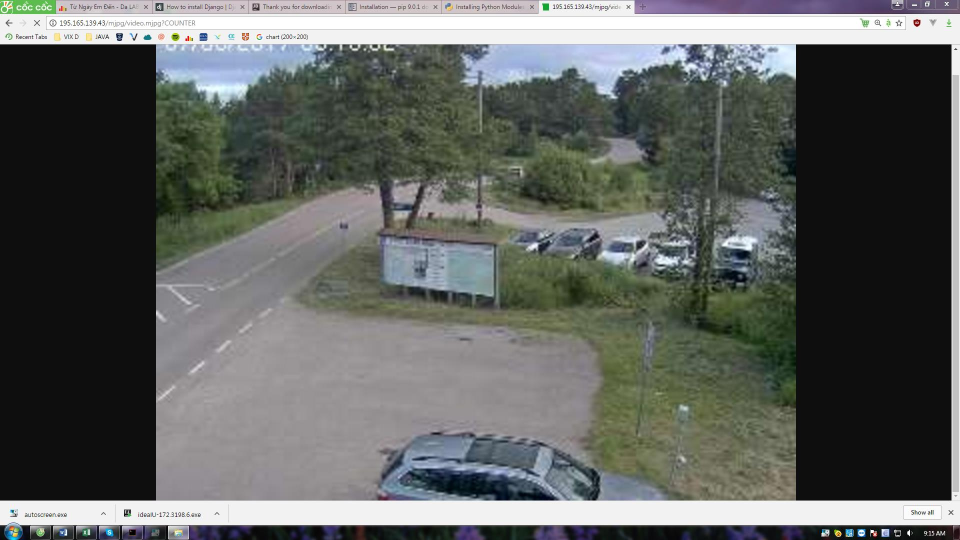
#> input picture images/2017-07-06_09-15-41-308.jpeg, 1920 x 1080 px (shown at 1/2 size)
$ python -i fingerprint_core_v2.py   (imports and definitions only)   (older library calls are emulated)
#> lines starting #> are read from the running program, lines starting #| are printed output that depends on the picture; after the words box and inside, x2 and y2 are one past the last pixel; in counts of white or black regions, pixels touching at a corner belong together
#> further down, picture is the input picture: shape (1080, 1920, 3); mean B, G, R 95.5, 98.4, 95.5
from __future__ import division #make division ploating point not integer
# __author__ = 'liorsabag'

import numpy as np
import cv2
import string
import logging
import time
from operator import itemgetter


#for bonus points - make
"""
import classify_core
import Utils

DEFAULT_CLASSIFIERS = ["/home/www-data/web2py/applications/fingerPrint/modules/shirtClassifier.xml",
                       "/home/www-data/web2py/applications/fingerPrint/modules/pantsClassifier.xml",
                       "/home/www-data/web2py/applications/fingerPrint/modules/dressClassifier.xml"]
"""

# [29 lines left out: function crop_image_to_bb, not called in this run]


def fp2(img, bounding_box=None):
    '''
    takes image, box
    returns numpy array - the fingerprint of the image
    '''
    DEBUG=True
    show_visual_output=True
    if (bounding_box is not None) and (bounding_box != np.array([0, 0, 0, 0])).all():
        img = crop_image_to_bb(img, bounding_box)
    #crop out the outer 1/s of the image for color/texture-based features
    s = 5
    h, w, depth = img.shape
#> h = 1080; w = 1920; depth = 3
    if DEBUG:
            print('imagesize:'+str(h)+'x'+str(w)+'x'+str(depth))
#| imagesize:1080x1920x3
    r = [int(h /s), int(w /s), h - 2 * int(h /s), w - 2 * int(w /s)]
#> r = [216, 384, 648, 1152]
    area=(h - 2 * int(h / s))*( w - 2 * int(w /s))  #this is the area after cropping off s from each side
#> area = 746496

    roi = np.zeros((r[2], r[3], 3), np.uint8)
    for xx in range(r[2]):
        for yy in range(r[3]):
            roi[xx, yy, :] = img[ xx + r[0],yy + r[1], :]
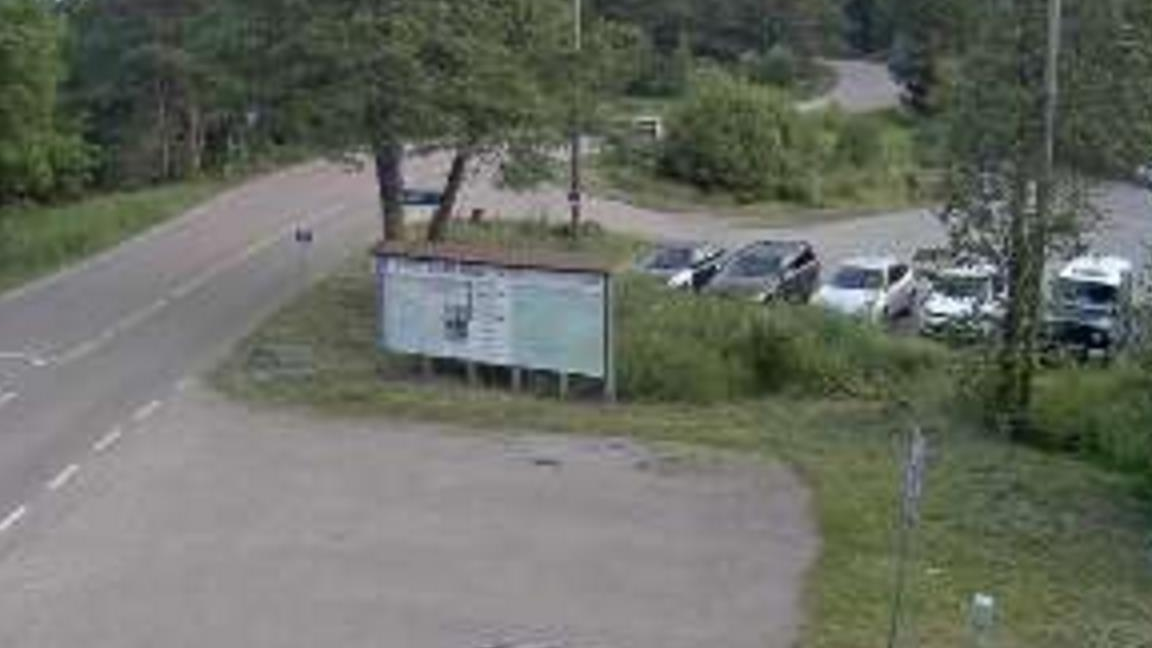
#> roi: shape (648, 1152, 3); mean B, G, R 100.3, 109.4, 105.3
    hsv = cv2.cvtColor(roi, cv2.COLOR_BGR2HSV)
#> hsv: shape (648, 1152, 3); mean H, S, V 82.4, 38.3, 111.8

    if show_visual_output is True:
        cv2.imshow('image',img)
        cv2.imshow('roi',roi)
        cv2.waitKey(0)
        cv2.destroyAllWindows()

    white_saturation_max = 36  # maximum S value for a white pixel14 from the gimp , 14*100/255
    white_value_min = 214 #  minimum V value for a white pixel this is 84 * 100/255
    black_value_max = 23 # maximum V value for a black pixel, 15*100/255
    n_colors=10
    color_limits=range(0,180+int(180/n_colors),int(180/n_colors))
    #print(color_limits)

    white_count=0
    black_count=0
    grey_count=0

    mhue=0
    mval=0
    msat=0

 # [18 lines of commented-out code are left out]
    t0=time.time()
    h_arr=hsv[:,:,0]
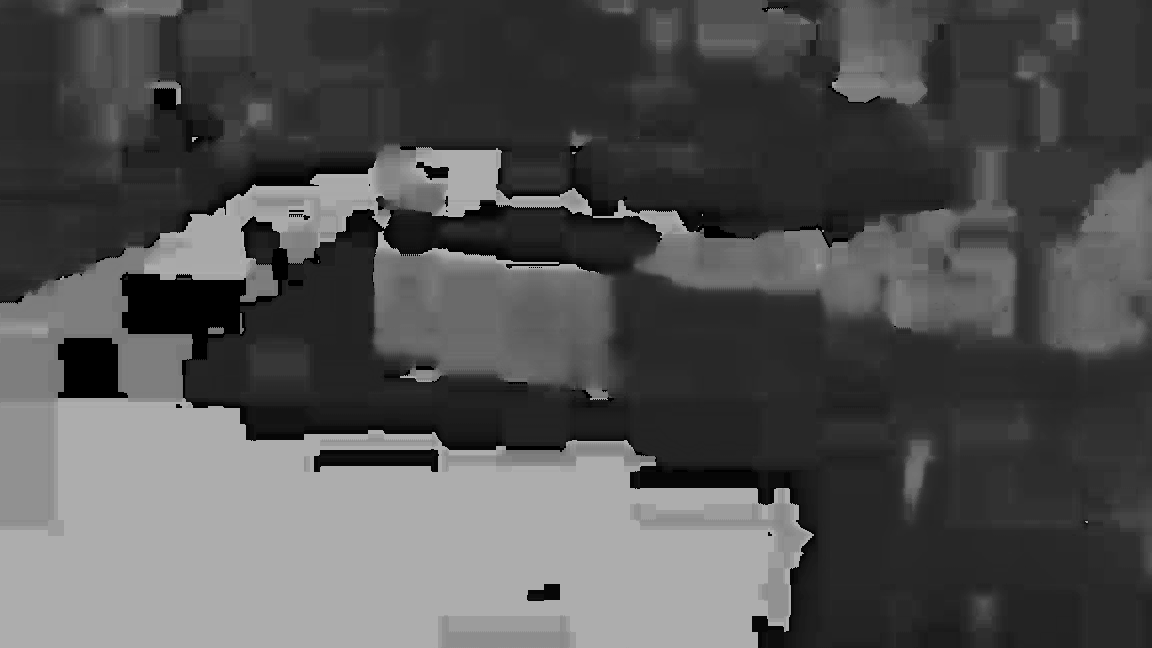
#> h_arr: shape (648, 1152); min 0, max 179, mean 82.4
    s_arr=hsv[:,:,1]
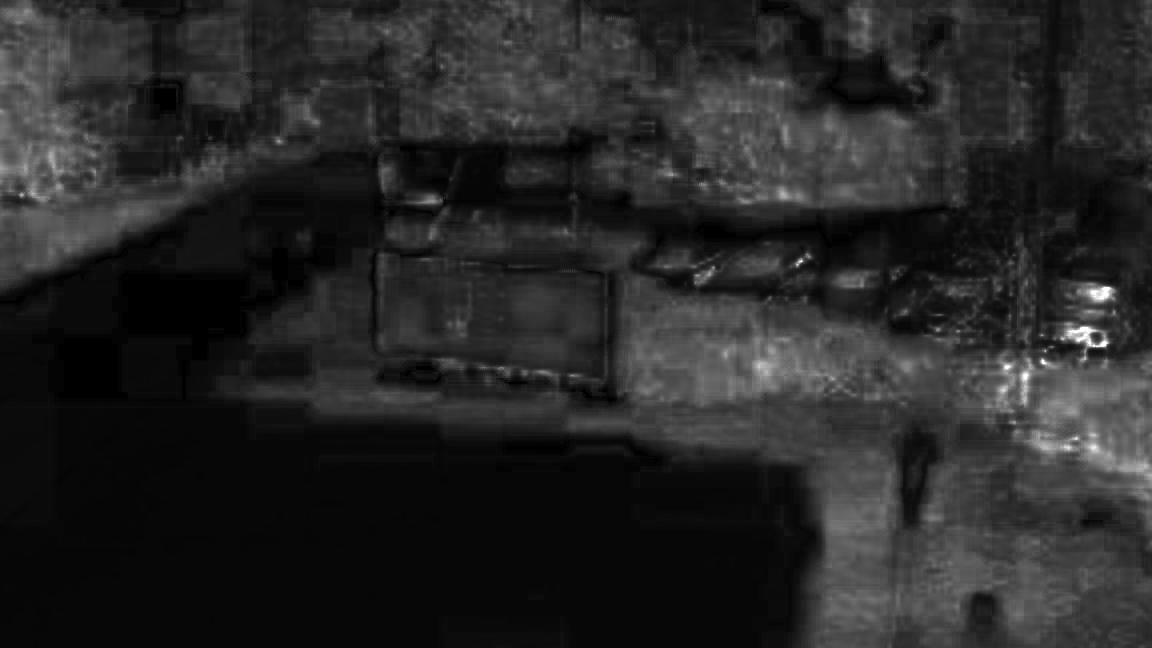
#> s_arr: shape (648, 1152); min 0, max 255, mean 38.3
    v_arr=hsv[:,:,2]
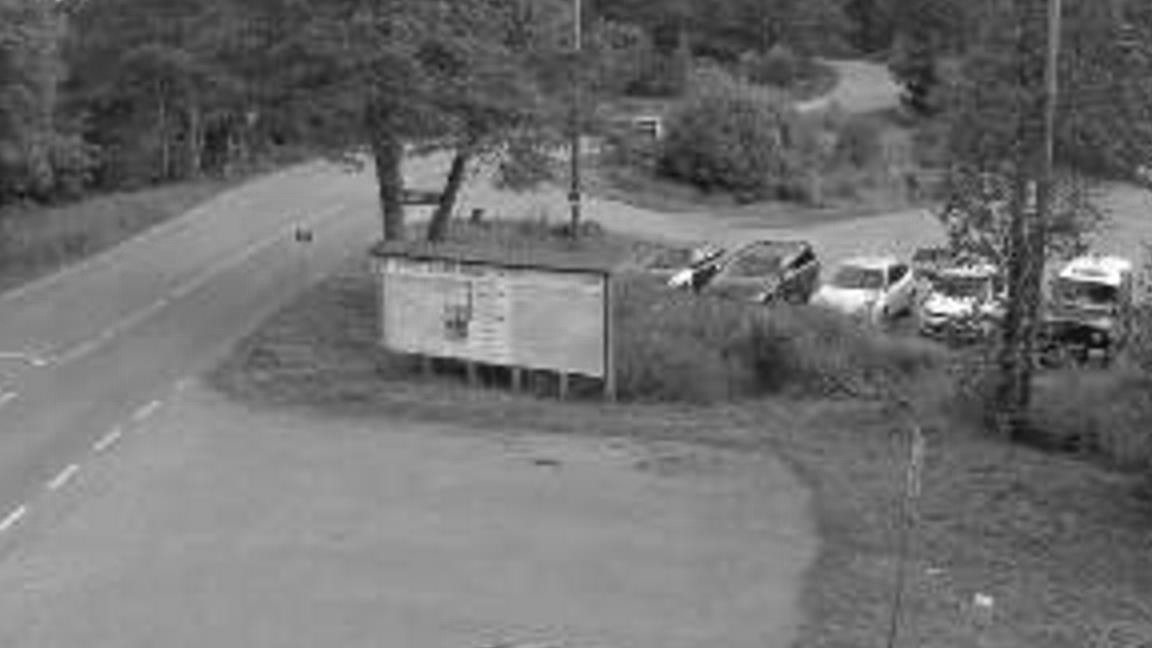
#> v_arr: shape (648, 1152); min 9, max 255, mean 111.8
 #ways to count array elements fitting thresholds
 #    np.sum(myarray >= thresh)
#np.size(np.where(np.reshape(myarray,-1) >= thresh))
#fast array way to do same calculation

    black_count=np.sum(v_arr<black_value_max)
#> black_count = 437
    black_percentage=black_count/area
#> black_percentage = 0.000585
    white_mask=(s_arr<white_saturation_max)*(v_arr>white_value_min)
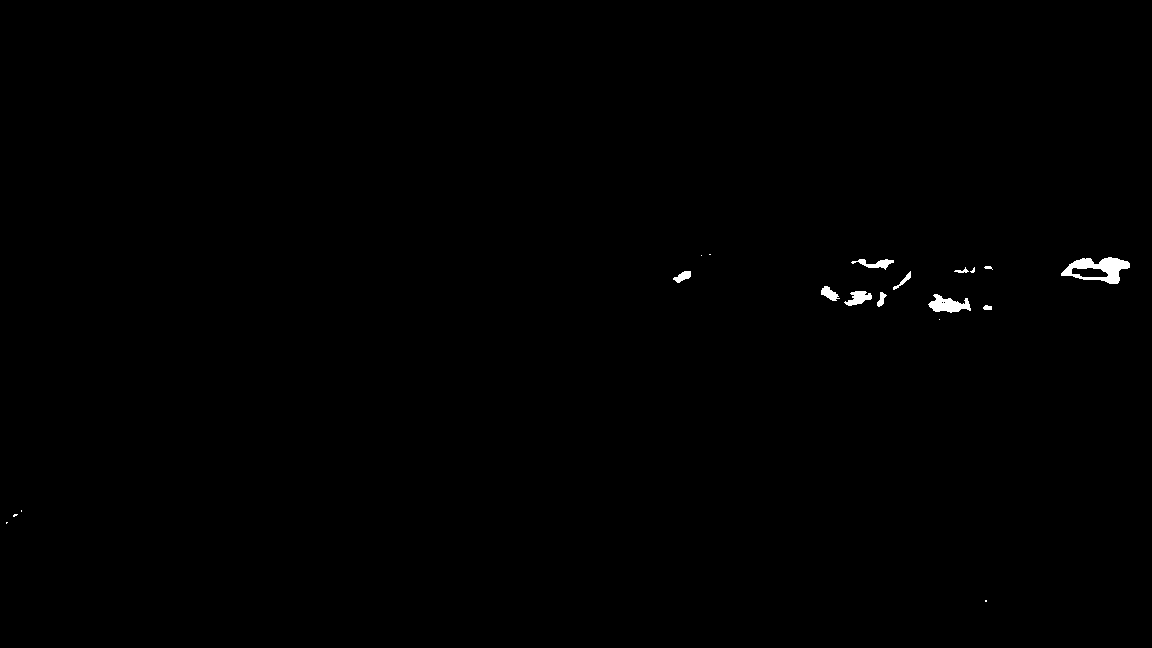
#> white_mask: shape (648, 1152) bool; 0.32% white; 19 white regions (8 under 20 px), largest, box (x1, y1, x2, y2) and area: (1061, 257, 1130, 284) 928, (928, 294, 971, 313) 461, (844, 291, 872, 306) 242
    white_count=np.sum(white_mask)
#> white_count = 2412
    white_percentage=white_count/area
#> white_percentage = 0.00323
    grey_count=np.sum((s_arr<white_saturation_max) *( v_arr<=white_value_min) *( v_arr>=black_value_max))
#> grey_count = 388574
    grey_percentage=grey_count/area
#> grey_percentage = 0.521
    inv=np.invert(white_mask)
    color_mask=(np.invert(white_mask))*(v_arr>=black_value_max)
#> color_mask: shape (648, 1152) bool; 99.6% white; 45 black regions (33 under 20 px), largest, box (x1, y1, x2, y2) and area: (1061, 257, 1130, 284) 928, (928, 294, 971, 313) 461, (1067, 327, 1109, 347) 267
    colors_count=np.sum(color_mask)
#> colors_count = 743647
#> (the run stopped early here; a loop or call above may not have finished)

$ run again, on images/5_dresses.jpg
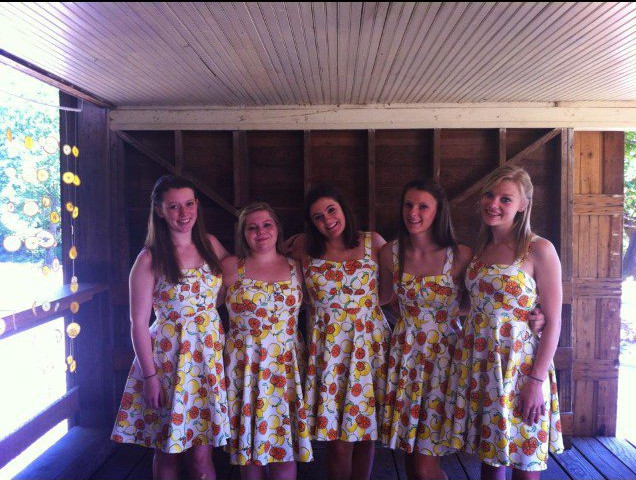
#> input picture images/5_dresses.jpg, 636 x 480 px
#> picture is the input picture: shape (480, 636, 3); mean B, G, R 118.4, 103.1, 123.4
#| imagesize:480x636x3
#> hsv: shape (288, 382, 3); mean H, S, V 126.8, 92.9, 101.2
#> black_count = 571
#> black_percentage = 0.00519
#> in fp2, `white_mask=(s_arr<white_saturation_max)*(v_arr>white_value_min)`:
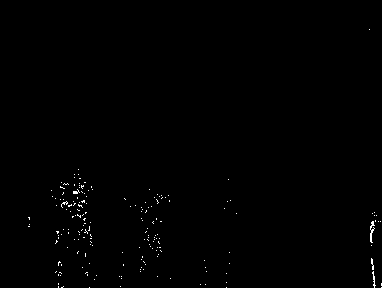
#> white_mask: shape (288, 382) bool; 0.42% white in thin lines or dots, all inside (x1, y1, x2, y2) = (28, 29, 382, 288)
#> white_count = 460
#> white_percentage = 0.00418
#> grey_count = 4289
#> grey_percentage = 0.039
#> in fp2, `color_mask=(np.invert(white_mask))*(v_arr>=black_value_max)`:
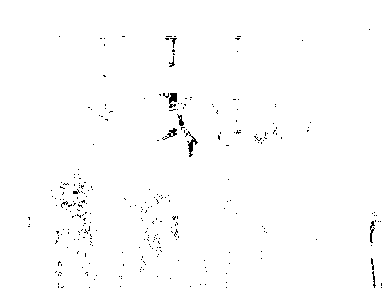
#> color_mask: shape (288, 382) bool; 99.1% white; black in thin lines or dots, all inside (x1, y1, x2, y2) = (28, 29, 382, 288)
#> colors_count = 108985

$ run again, on images/bike_parade.jpg
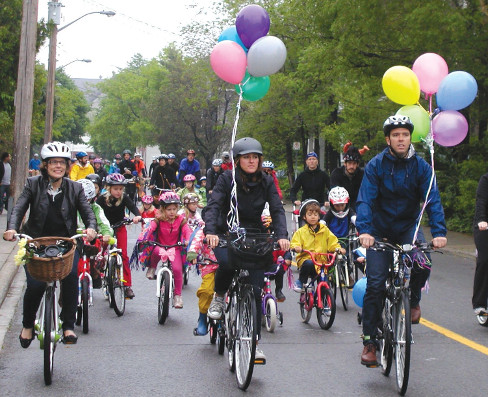
#> input picture images/bike_parade.jpg, 488 x 397 px
#> picture is the input picture: shape (397, 488, 3); mean B, G, R 111.8, 117.6, 119.5
#| imagesize:397x488x3
#> hsv: shape (239, 294, 3); mean H, S, V 82.5, 70.8, 113.5
#> in fp2, `v_arr=hsv[:,:,2]`:
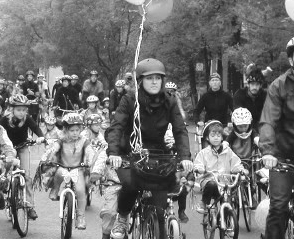
#> v_arr: shape (239, 294); min 14, max 255, mean 113.5
#> black_count = 73
#> black_percentage = 0.00104
#> in fp2, `white_mask=(s_arr<white_saturation_max)*(v_arr>white_value_min)`:
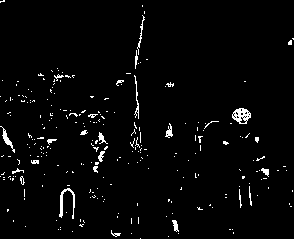
#> white_mask: shape (239, 294) bool; 2.7% white in thin lines or dots
#> white_count = 1886
#> white_percentage = 0.0268
#> grey_count = 23434
#> grey_percentage = 0.334
#> inv: shape (239, 294) bool; 97.3% white; black in thin lines or dots
#> color_mask: shape (239, 294) bool; 97.2% white; black in thin lines or dots
#> colors_count = 68307

$ run again, on images/cat.jpg
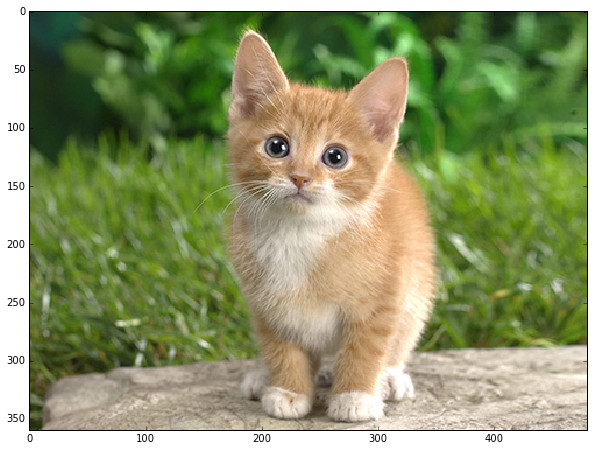
#> input picture images/cat.jpg, 594 x 451 px
#> picture is the input picture: shape (451, 594, 3); mean B, G, R 105.7, 149.5, 140.7
#| imagesize:451x594x3
#> hsv: shape (271, 358, 3); mean H, S, V 29.4, 113, 160.8
#> in fp2, `v_arr=hsv[:,:,2]`:
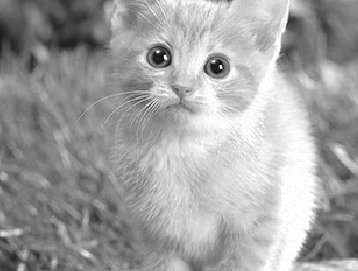
#> v_arr: shape (271, 358); min 4, max 255, mean 160.8
#> black_count = 43
#> black_percentage = 0.000443
#> in fp2, `white_mask=(s_arr<white_saturation_max)*(v_arr>white_value_min)`:
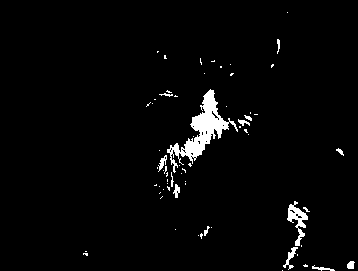
#> white_mask: shape (271, 358) bool; 2.7% white; 66 white regions (52 under 20 px), largest, box (x1, y1, x2, y2) and area: (167, 89, 238, 173) 1546, (287, 201, 308, 246) 350, (283, 247, 298, 270) 107
#> white_count = 2651
#> white_percentage = 0.0273
#> grey_count = 3036
#> grey_percentage = 0.0313
#> colors_count = 94324
